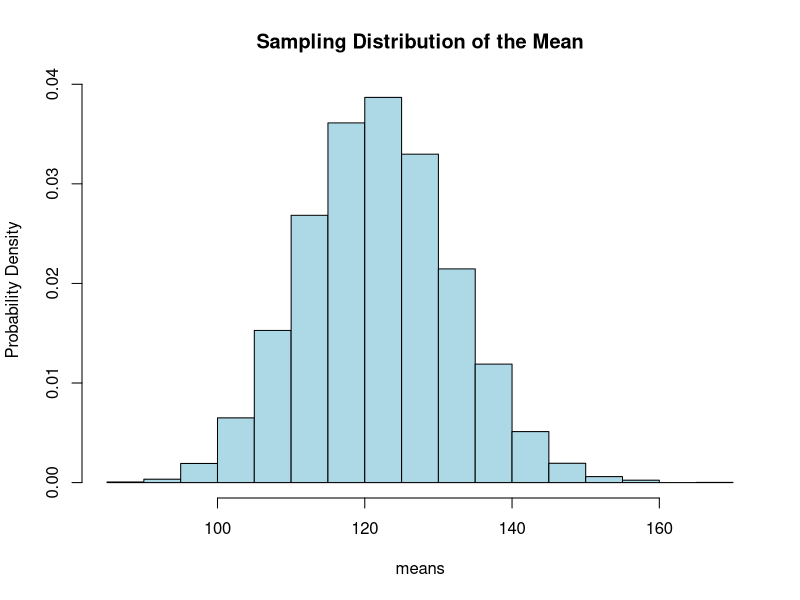

Write the R code that produced this figure.
# Let's create a sample distribution plot via simulation
# Monte Carlo is the idea of simulating the experiment
# many times.

# Source
data(ChickWeight)
weights <- ChickWeight$weight

n <- 50
num_experiments <- 10000

# simulate
experiment_results <- replicate(
    num_experiments, sample(weights, n, replace = TRUE)
)

means <- apply(experiment_results, 2, mean)

# Generate a sampling distribution histogram of the means
hist(
    means,
    main = "Sampling Distribution of the Mean",
    col = "lightblue",
    freq = FALSE,
    ylab = "Probability Density"
)

# When you run the experiment a lot of times
# you can create a normal sample distribution
# std_dev of the means will be similar to SE
std_dev_of_means <- sd(means)

one_experiment <- experiment_results[, 1]
std_dev_of_samples <- sd(one_experiment)
std_error <- std_dev_of_samples / sqrt(length(one_experiment))

sprintf(
    paste(
        "Std_dev of Means: %f", "Std_error: %f",
        sep = ". "
    ),
    std_dev_of_means,
    std_error
)
